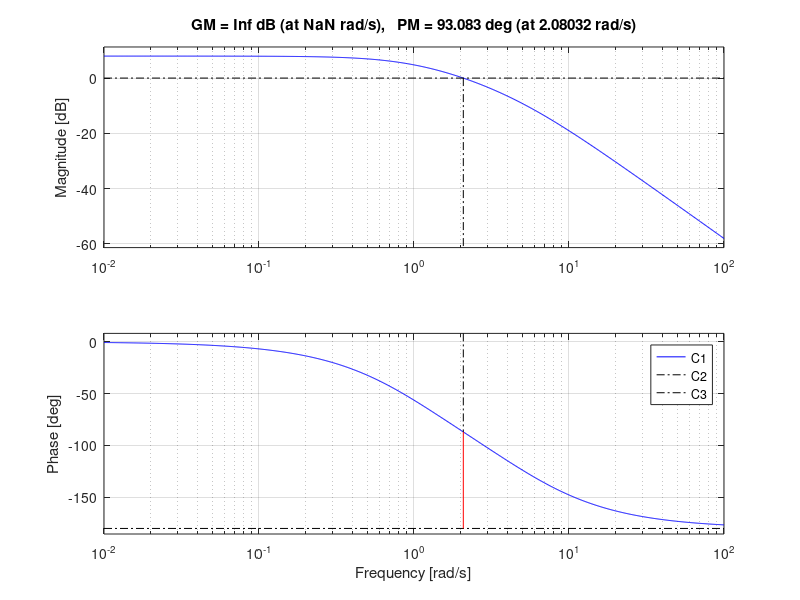
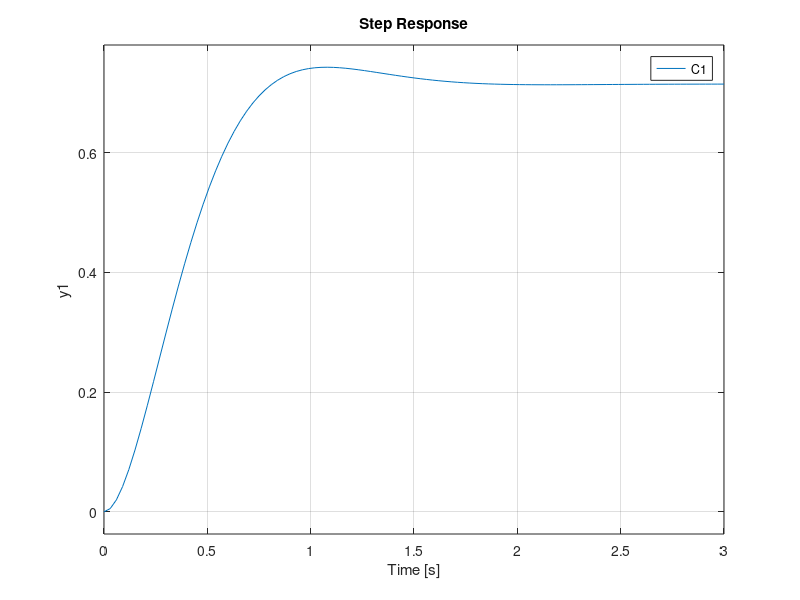

Here is the MATLAB script that generated these plots, in order:

clc; clear; close all;

s = tf('s');
P = 1/((s+1)*(0.2*s+1)*(0.1*s+1));
C1 = 2.5*(0.1 + 1/s);
C2 = 2.5*(1+1/s);
C3 = 2.5*(1+1/10*s);

L1 = P*C1;
L2 = P*C2;
L3 = P*C3;
[Gm, Pm, Wcg, Wcp] = margin(L1)

figure(1);
hold on;
margin(L1);
margin(L2);
margin(L3);
grid on;
legend('C1','C2','C3');
[Gm1, Pm1, Wcg1, Wcp1] = margin(L1);
[Gm2, Pm2, Wcg2, Wcp2] = margin(L2);
[Gm3, Pm3, Wcg3, Wcp3] = margin(L3);
fprintf('C1: GM = %.2f dB, PM = %.2f degrees, Wcg = %.4f rad/s\n', Gm1, Pm1, Wcg1);
fprintf('C2: GM = %.2f dB, PM = %.2f degrees, Wcg = %.4f rad/s\n', Gm2, Pm2, Wcg2);
fprintf('C3: GM = %.2f dB, PM = %.2f degrees, Wcg = %.4f rad/s\n', Gm3, Pm3, Wcg3);





figure(2);
hold on;
step(feedback(L1,1));
step(feedback(L2,1));
step(feedback(L3,1));
legend('C1','C2','C3');
